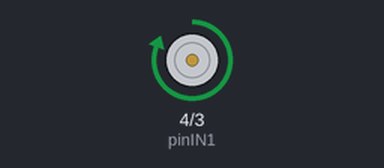
Bench run of a sketch on a simulated Arduino Uno, built with avr-gcc and run on an emulated ATmega328P. Parts: motor-driver pin pairs drawn as motors (green arrow = first pin HIGH = forward, orange = second pin HIGH = backward, longer = more drive).

Above: at 2.0 s.
At 5.0 s:
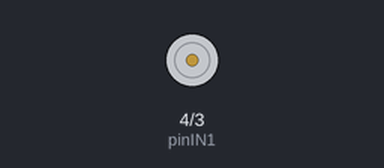
Timing chart, 0 to 7.8 s (numbered marks = the images above):
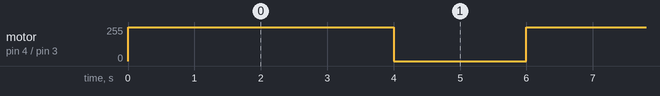

Measured:
- by itself, motor on pin 4 (pinIN1) / pin 3 (pinIN2): alternates forward 255/255 for 4.0 s and stopped for 2.0 s

The sketch:

control_de_motor_por_medio_del_driver_L298n.ino
```cpp
const int pinIN1 = 4;
const int pinIN2 = 3;

void setup() {
  pinMode(pinIN1, OUTPUT);
  pinMode(pinIN2, OUTPUT);
}

void loop() {
  digitalWrite(pinIN1, HIGH);
  digitalWrite(pinIN2, LOW);
  delay(4000);

  digitalWrite(pinIN1, LOW);
  digitalWrite(pinIN2, LOW);
  delay(2000);

}
```
